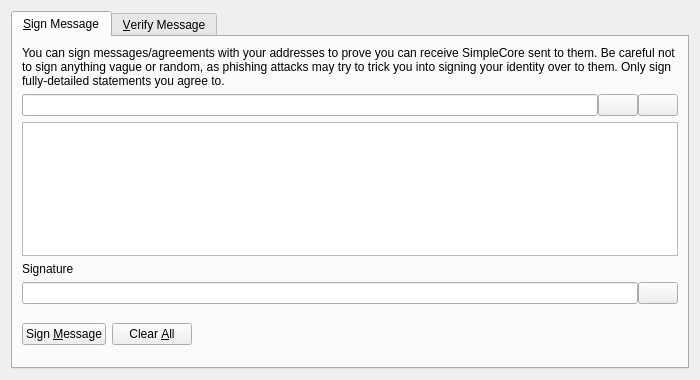
<?xml version="1.0" encoding="UTF-8"?>
<ui version="4.0">
 <class>SignVerifyMessageDialog</class>
 <widget class="QDialog" name="SignVerifyMessageDialog">
  <property name="geometry">
   <rect>
    <x>0</x>
    <y>0</y>
    <width>700</width>
    <height>380</height>
   </rect>
  </property>
  <property name="windowTitle">
   <string>Signatures - Sign / Verify a Message</string>
  </property>
  <property name="modal">
   <bool>true</bool>
  </property>
  <layout class="QVBoxLayout" name="verticalLayout">
   <item>
    <widget class="QTabWidget" name="tabWidget">
     <property name="currentIndex">
      <number>0</number>
     </property>
     <widget class="QWidget" name="tabSignMessage">
      <attribute name="title">
       <string>&amp;Sign Message</string>
      </attribute>
      <layout class="QVBoxLayout" name="verticalLayout_SM">
       <item>
        <widget class="QLabel" name="infoLabel_SM">
         <property name="text">
          <string>You can sign messages/agreements with your addresses to prove you can receive SimpleCore sent to them. Be careful not to sign anything vague or random, as phishing attacks may try to trick you into signing your identity over to them. Only sign fully-detailed statements you agree to.</string>
         </property>
         <property name="textFormat">
          <enum>Qt::PlainText</enum>
         </property>
         <property name="wordWrap">
          <bool>true</bool>
         </property>
        </widget>
       </item>
       <item>
        <layout class="QHBoxLayout" name="horizontalLayout_1_SM">
         <property name="spacing">
          <number>0</number>
         </property>
         <item>
          <widget class="QValidatedLineEdit" name="addressIn_SM">
           <property name="toolTip">
            <string>The SimpleCore address to sign the message with</string>
           </property>
          </widget>
         </item>
         <item>
          <widget class="QPushButton" name="addressBookButton_SM">
           <property name="toolTip">
            <string>Choose previously used address</string>
           </property>
           <property name="text">
            <string/>
           </property>
           <property name="shortcut">
            <string>Alt+A</string>
           </property>
           <property name="autoDefault">
            <bool>false</bool>
           </property>
          </widget>
         </item>
         <item>
          <widget class="QPushButton" name="pasteButton_SM">
           <property name="toolTip">
            <string>Paste address from clipboard</string>
           </property>
           <property name="text">
            <string/>
           </property>
           <property name="shortcut">
            <string>Alt+P</string>
           </property>
           <property name="autoDefault">
            <bool>false</bool>
           </property>
          </widget>
         </item>
        </layout>
       </item>
       <item>
        <widget class="QPlainTextEdit" name="messageIn_SM">
         <property name="toolTip">
          <string>Enter the message you want to sign here</string>
         </property>
        </widget>
       </item>
       <item>
        <widget class="QLabel" name="signatureLabel_SM">
         <property name="text">
          <string>Signature</string>
         </property>
         <property name="textFormat">
          <enum>Qt::PlainText</enum>
         </property>
        </widget>
       </item>
       <item>
        <layout class="QHBoxLayout" name="horizontalLayout_2_SM">
         <property name="spacing">
          <number>0</number>
         </property>
         <item>
          <widget class="QLineEdit" name="signatureOut_SM">
           <property name="font">
            <font>
             <italic>true</italic>
            </font>
           </property>
           <property name="readOnly">
            <bool>true</bool>
           </property>
          </widget>
         </item>
         <item>
          <widget class="QPushButton" name="copySignatureButton_SM">
           <property name="toolTip">
            <string>Copy the current signature to the system clipboard</string>
           </property>
           <property name="text">
            <string/>
           </property>
           <property name="autoDefault">
            <bool>false</bool>
           </property>
          </widget>
         </item>
        </layout>
       </item>
       <item>
        <layout class="QHBoxLayout" name="horizontalLayout_3_SM">
         <item>
          <widget class="QPushButton" name="signMessageButton_SM">
           <property name="toolTip">
            <string>Sign the message to prove you own this SimpleCore address</string>
           </property>
           <property name="text">
            <string>Sign &amp;Message</string>
           </property>
           <property name="autoDefault">
            <bool>false</bool>
           </property>
          </widget>
         </item>
         <item>
          <widget class="QPushButton" name="clearButton_SM">
           <property name="toolTip">
            <string>Reset all sign message fields</string>
           </property>
           <property name="text">
            <string>Clear &amp;All</string>
           </property>
           <property name="autoDefault">
            <bool>false</bool>
           </property>
          </widget>
         </item>
         <item>
          <spacer name="horizontalSpacer_1_SM">
           <property name="orientation">
            <enum>Qt::Horizontal</enum>
           </property>
           <property name="sizeHint" stdset="0">
            <size>
             <width>40</width>
             <height>48</height>
            </size>
           </property>
          </spacer>
         </item>
         <item>
          <widget class="QLabel" name="statusLabel_SM">
           <property name="font">
            <font>
             <weight>75</weight>
             <bold>true</bold>
            </font>
           </property>
           <property name="text">
            <string/>
           </property>
           <property name="wordWrap">
            <bool>true</bool>
           </property>
          </widget>
         </item>
         <item>
          <spacer name="horizontalSpacer_2_SM">
           <property name="orientation">
            <enum>Qt::Horizontal</enum>
           </property>
           <property name="sizeHint" stdset="0">
            <size>
             <width>40</width>
             <height>48</height>
            </size>
           </property>
          </spacer>
         </item>
        </layout>
       </item>
      </layout>
     </widget>
     <widget class="QWidget" name="tabVerifyMessage">
      <attribute name="title">
       <string>&amp;Verify Message</string>
      </attribute>
      <layout class="QVBoxLayout" name="verticalLayout_VM">
       <item>
        <widget class="QLabel" name="infoLabel_VM">
         <property name="text">
          <string>Enter the receiver's address, message (ensure you copy line breaks, spaces, tabs, etc. exactly) and signature below to verify the message. Be careful not to read more into the signature than what is in the signed message itself, to avoid being tricked by a man-in-the-middle attack. Note that this only proves the signing party receives with the address, it cannot prove sendership of any transaction!</string>
         </property>
         <property name="textFormat">
          <enum>Qt::PlainText</enum>
         </property>
         <property name="alignment">
          <set>Qt::AlignLeading|Qt::AlignLeft|Qt::AlignTop</set>
         </property>
         <property name="wordWrap">
          <bool>true</bool>
         </property>
        </widget>
       </item>
       <item>
        <layout class="QHBoxLayout" name="horizontalLayout_1_VM">
         <property name="spacing">
          <number>0</number>
         </property>
         <item>
          <widget class="QValidatedLineEdit" name="addressIn_VM">
           <property name="toolTip">
            <string>The SimpleCore address the message was signed with</string>
           </property>
          </widget>
         </item>
         <item>
          <widget class="QPushButton" name="addressBookButton_VM">
           <property name="toolTip">
            <string>Choose previously used address</string>
           </property>
           <property name="text">
            <string/>
           </property>
           <property name="shortcut">
            <string>Alt+A</string>
           </property>
           <property name="autoDefault">
            <bool>false</bool>
           </property>
          </widget>
         </item>
        </layout>
       </item>
       <item>
        <widget class="QPlainTextEdit" name="messageIn_VM"/>
       </item>
       <item>
        <widget class="QValidatedLineEdit" name="signatureIn_VM"/>
       </item>
       <item>
        <layout class="QHBoxLayout" name="horizontalLayout_2_VM">
         <item>
          <widget class="QPushButton" name="verifyMessageButton_VM">
           <property name="toolTip">
            <string>Verify the message to ensure it was signed with the specified SimpleCore address</string>
           </property>
           <property name="text">
            <string>Verify &amp;Message</string>
           </property>
           <property name="autoDefault">
            <bool>false</bool>
           </property>
          </widget>
         </item>
         <item>
          <widget class="QPushButton" name="clearButton_VM">
           <property name="toolTip">
            <string>Reset all verify message fields</string>
           </property>
           <property name="text">
            <string>Clear &amp;All</string>
           </property>
           <property name="autoDefault">
            <bool>false</bool>
           </property>
          </widget>
         </item>
         <item>
          <spacer name="horizontalSpacer_1_VM">
           <property name="orientation">
            <enum>Qt::Horizontal</enum>
           </property>
           <property name="sizeHint" stdset="0">
            <size>
             <width>40</width>
             <height>48</height>
            </size>
           </property>
          </spacer>
         </item>
         <item>
          <widget class="QLabel" name="statusLabel_VM">
           <property name="font">
            <font>
             <weight>75</weight>
             <bold>true</bold>
            </font>
           </property>
           <property name="text">
            <string/>
           </property>
           <property name="wordWrap">
            <bool>true</bool>
           </property>
          </widget>
         </item>
         <item>
          <spacer name="horizontalSpacer_2_VM">
           <property name="orientation">
            <enum>Qt::Horizontal</enum>
           </property>
           <property name="sizeHint" stdset="0">
            <size>
             <width>40</width>
             <height>48</height>
            </size>
           </property>
          </spacer>
         </item>
        </layout>
       </item>
      </layout>
     </widget>
    </widget>
   </item>
  </layout>
 </widget>
 <customwidgets>
  <customwidget>
   <class>QValidatedLineEdit</class>
   <extends>QLineEdit</extends>
   <header>qvalidatedlineedit.h</header>
  </customwidget>
 </customwidgets>
 <resources>
  <include location="../simple.qrc"/>
 </resources>
 <connections/>
</ui>
